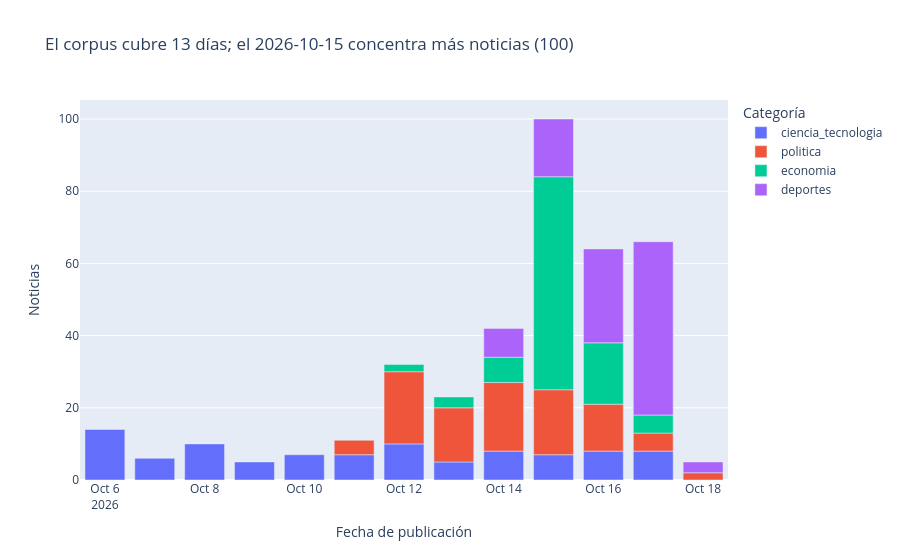

This figure's notebook cell:
### Code cell
df["fecha"] = pd.to_datetime(df["fecha"], errors="coerce")
por_dia = (df.dropna(subset=["fecha"]).assign(dia=lambda d: d["fecha"].dt.strftime("%Y-%m-%d"))
             .groupby(["dia", "etiqueta"]).size().rename("noticias").reset_index())
total_dia = por_dia.groupby("dia")["noticias"].sum()
titulo = (f"El corpus cubre {total_dia.shape[0]} días; el {total_dia.idxmax()} concentra "
          f"más noticias ({total_dia.max()})")

fig2 = px.bar(por_dia, x="dia", y="noticias", color="etiqueta", title=titulo)
fig2.update_layout(xaxis_title="Fecha de publicación", yaxis_title="Noticias", legend_title="Categoría")
fig2.show()

### Figure 1 — Plotly figure (JSON) as saved in the notebook; plotly's stock layout.template omitted (floating-point values rounded to 4 significant figures)
{"data": [{"hovertemplate": "etiqueta=ciencia_tecnologia<br>dia=%{x}<br>noticias=%{y}<extra></extra>", "legendgroup": "ciencia_tecnologia", "marker": {"color": "#636efa", "pattern": {"shape": ""}}, "name": "ciencia_tecnologia", "orientation": "v", "showlegend": true, "textposition": "auto", "type": "bar", "x": ["2026-10-06", "2026-10-07", "2026-10-08", "2026-10-09", "2026-10-10", "2026-10-11", "2026-10-12", "2026-10-13", "2026-10-14", "2026-10-15", "2026-10-16", "2026-10-17"], "xaxis": "x", "y": [14, 6, 10, 5, 7, 7, 10, 5, 8, 7, 8, 8], "yaxis": "y"}, {"hovertemplate": "etiqueta=politica<br>dia=%{x}<br>noticias=%{y}<extra></extra>", "legendgroup": "politica", "marker": {"color": "#EF553B", "pattern": {"shape": ""}}, "name": "politica", "orientation": "v", "showlegend": true, "textposition": "auto", "type": "bar", "x": ["2026-10-11", "2026-10-12", "2026-10-13", "2026-10-14", "2026-10-15", "2026-10-16", "2026-10-17", "2026-10-18"], "xaxis": "x", "y": [4, 20, 15, 19, 18, 13, 5, 2], "yaxis": "y"}, {"hovertemplate": "etiqueta=economia<br>dia=%{x}<br>noticias=%{y}<extra></extra>", "legendgroup": "economia", "marker": {"color": "#00cc96", "pattern": {"shape": ""}}, "name": "economia", "orientation": "v", "showlegend": true, "textposition": "auto", "type": "bar", "x": ["2026-10-12", "2026-10-13", "2026-10-14", "2026-10-15", "2026-10-16", "2026-10-17"], "xaxis": "x", "y": [2, 3, 7, 59, 17, 5], "yaxis": "y"}, {"hovertemplate": "etiqueta=deportes<br>dia=%{x}<br>noticias=%{y}<extra></extra>", "legendgroup": "deportes", "marker": {"color": "#ab63fa", "pattern": {"shape": ""}}, "name": "deportes", "orientation": "v", "showlegend": true, "textposition": "auto", "type": "bar", "x": ["2026-10-14", "2026-10-15", "2026-10-16", "2026-10-17", "2026-10-18"], "xaxis": "x", "y": [8, 16, 26, 48, 3], "yaxis": "y"}], "layout": {"barmode": "relative", "legend": {"title": {"text": "Categoría"}, "tracegroupgap": 0}, "title": {"text": "El corpus cubre 13 días; el 2026-10-15 concentra más noticias (100)"}, "xaxis": {"anchor": "y", "domain": [0.0, 1.0], "title": {"text": "Fecha de publicación"}}, "yaxis": {"anchor": "x", "domain": [0.0, 1.0], "title": {"text": "Noticias"}}}}
